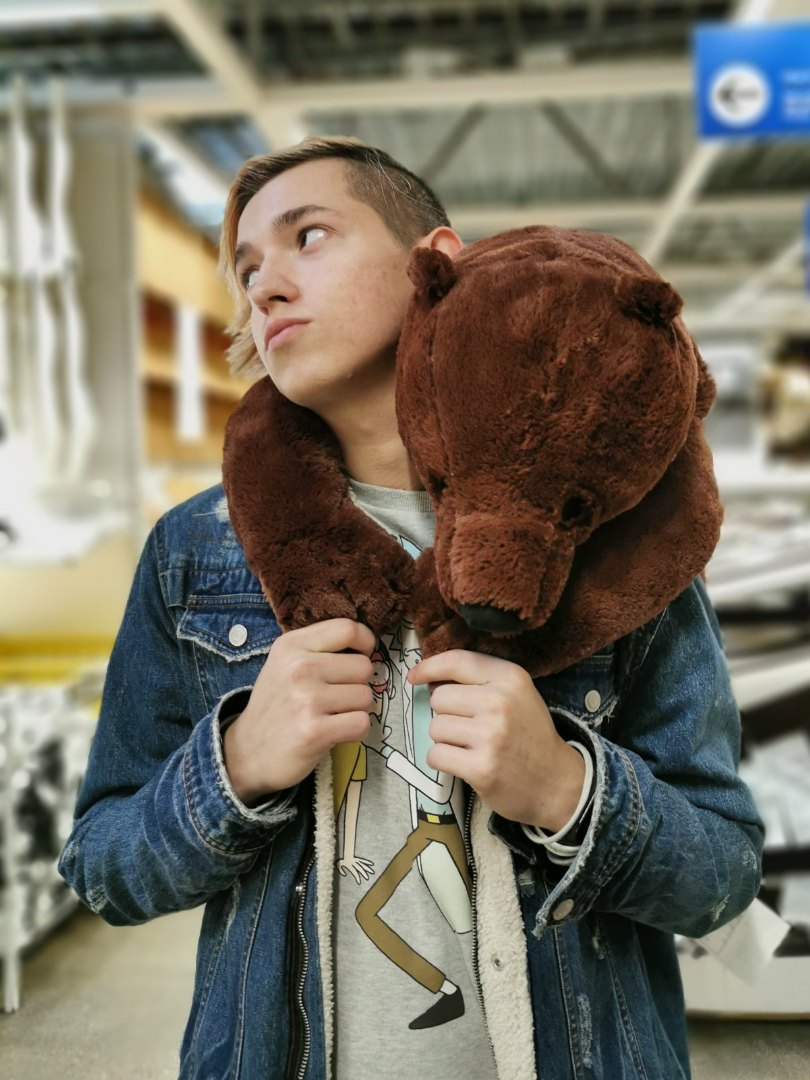
#> input picture рисунки/Photo.jpg, 810 x 1080 px, found by its file name
$ python untitled0.py
#> lines starting #> are read from the running program, lines starting #| are printed output that depends on the picture
from PIL import Image, ImageDraw
img = Image.open("photo.jpg")
#> img is the input picture: PIL image 810x1080 RGB; mean R, G, B 116.9, 111.2, 96.9
draw=ImageDraw.Draw(img)

width=img.size[0]
#> width = 810
height=img.size[1]
#> height = 1080
pix=img.load()

i=0

for i in range(width):
		for j in range(height):
			a = pix[i, j][0]
			b = pix[i, j][1]
			c = pix[i, j][2]
			S = (a + b + c) // 3
			draw.point((i, j), (S, S, S))

img.save("ans.jpg", "JPEG")
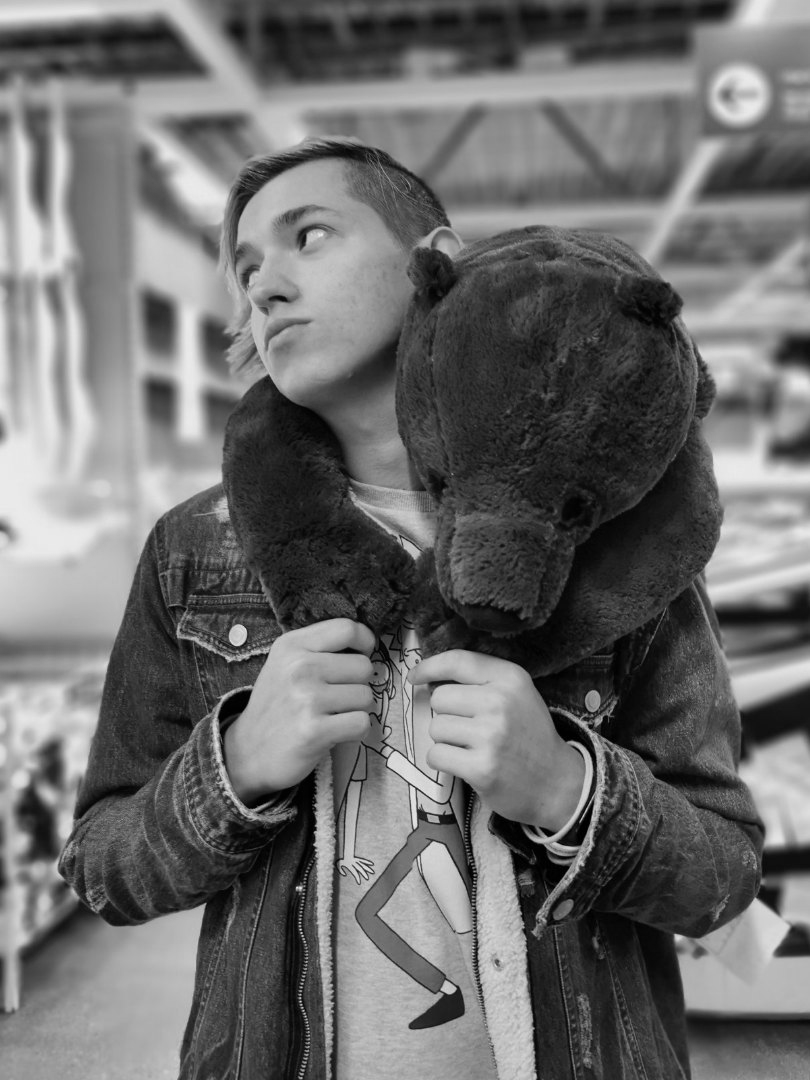
#> saved as ans.jpg: PIL image 810x1080 RGB; min 0, max 237, mean 108
del draw
